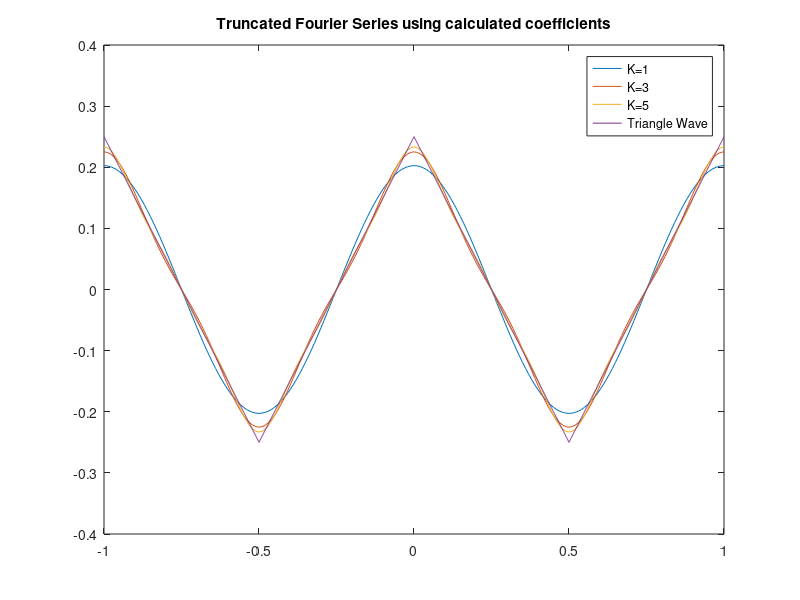

MATLAB code for this plot:
t=-1:0.01:1;
x=2/(pi^2)*exp(j*2*pi*t);
plot(t,x)
hold on
t=-1:0.01:1;
x=2/(pi^2)*exp(j*2*pi*t)+ 2/(9*pi^2)*(exp(j*2*pi*3*t));
plot(t,x)
hold on 
t=-1:0.01:1;
x=2/(pi^2)*exp(j*2*pi*t)+ 2/(9*pi^2)*(exp(j*2*pi*3*t))+2/(25*pi^2)*(exp(j*2*pi*5*t));
plot(t,x)
hold on
t=-1:.001:1; 
x = 0.25 * sawtooth (pi * 2 * (t-0.5)  , 0.5); 
plot(t,x);
legend('K=1', 'K=3','K=5','Triangle Wave')
title('Truncated Fourier Series using calculated coefficients');
print('A2Q4GOOD', '-dpng', '-r600'); %<-Save as PNG with 600 DPI

